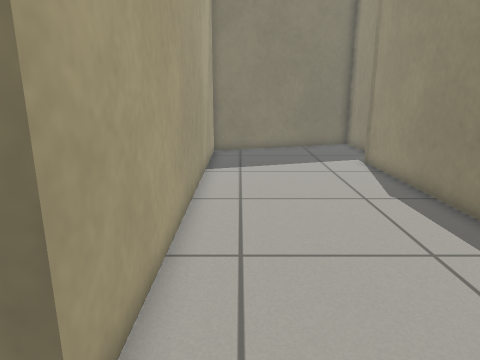
View 1 (above)

16 first-person views from a walk through a Gazebo world. The camera is 0.81 m above the floor, tilts 14° down and sees 70° across. The floor is counted in squares, 0.25 m on a side. Each view is taken from the middle of a square. On the plan, view 1 faces up. The plan holds only what a view shows up to about 20 squares ahead; the rest is blank.

View 2
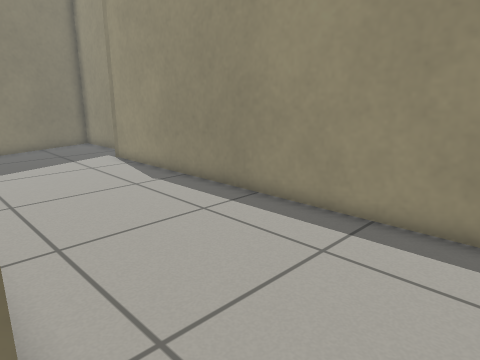

View 3
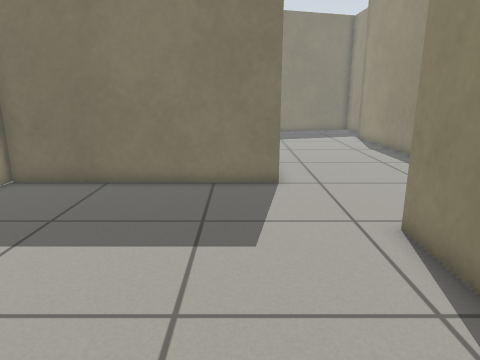

View 4
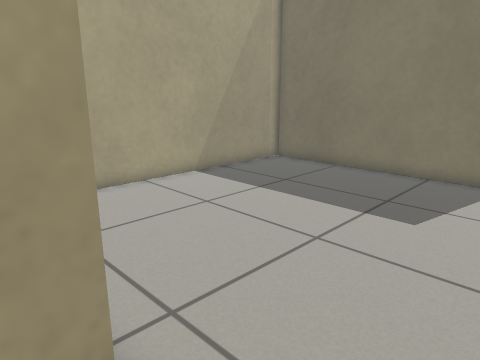

View 5
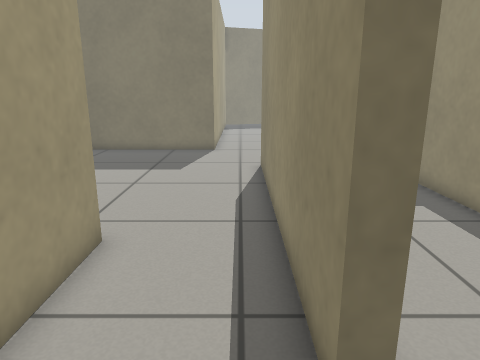

View 6
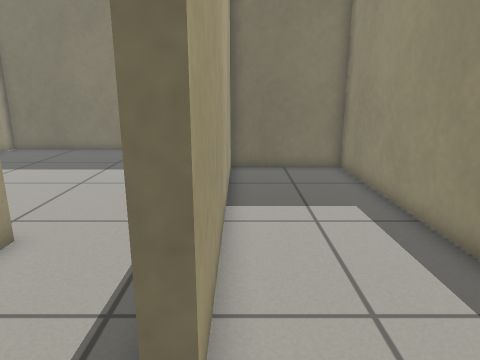

View 7
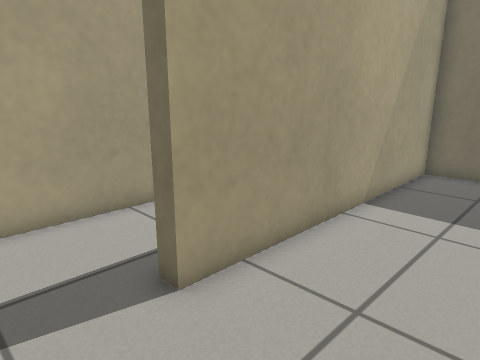

View 8
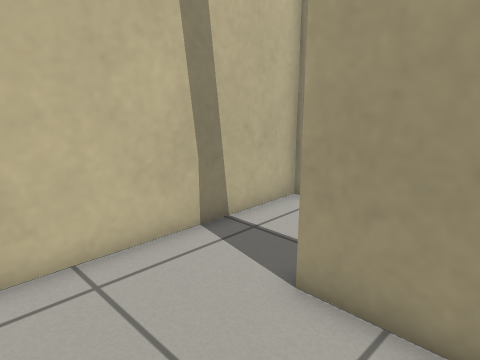

View 9
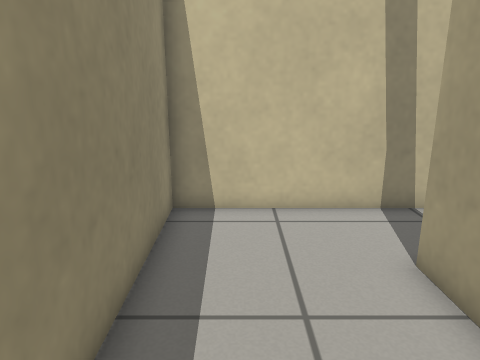

View 10
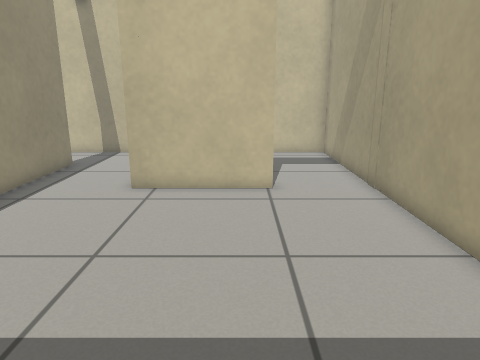

View 11
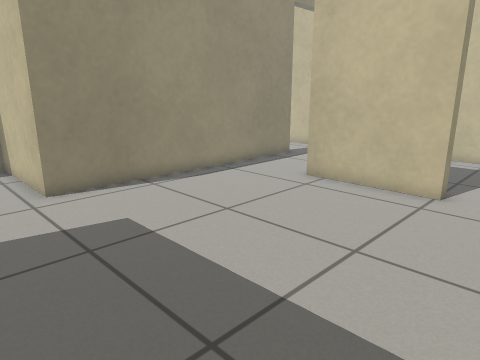

View 12
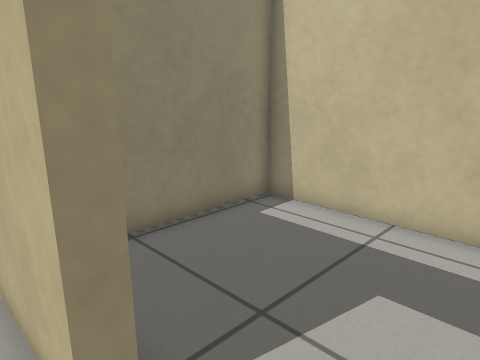

View 13
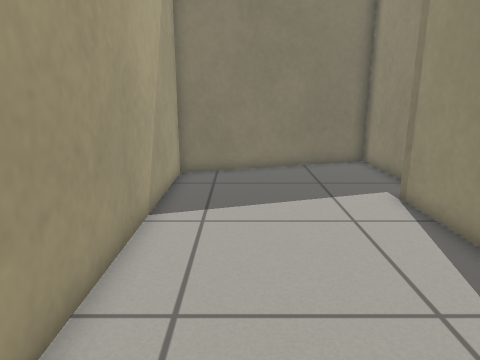

View 14
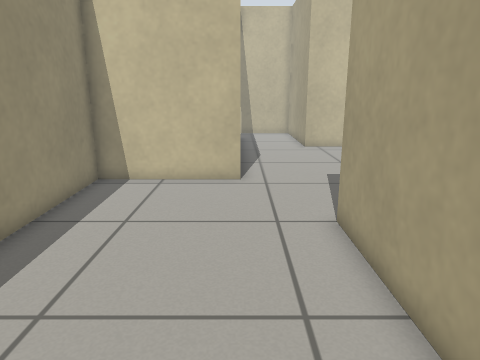

View 15
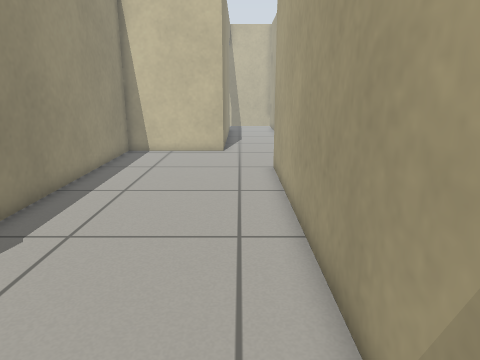

View 16
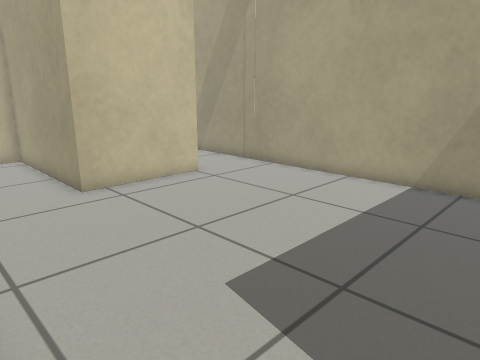

### Floor plan
Points are (right, up) in squares from view 1. A wall is a line through its corners. A room is listed if a view was taken in it or the views show most of it. See-through windows are left out.
Room 1 (views 1, 2, 3, 4, 5, 10, 11, 12)
walls: (-8.2, -10.8) (-3.1, -10.8) (-3.1, -18.6) (1.1, -18.6); (-1.5, 2.5) (-11.6, 2.5); (-11.8, 2.9) (-11.8, -11.1); (1, -15.1) (1, -2.1)
ways out: open door at (1, -16.5) to room 2; opening at (-0.5, 0.5) to room 3; open door at (-10, -11) to room 4
Room 2 (views 6, 7, 8, 9)
walls: (1.1, -18.6) (7, -18.6) (6.6, -2.7) (1.6, -2.7) (1.6, -15.1) (1, -15.1)
ways out: open door at (1, -16.5) to room 1
Room 3 (views 13, 14, 15, 16)
walls: (7.3, 18.9) (7.2, 22.9) (-1.5, 20.2) (-1.5, 2.5); (1, -2.1) (6.6, -2.1) (6.1, 16.2)
ways out: opening at (-0.5, 0.5) to room 1
Room 4 (no view inside)
walls: (-11.8, -11.1) (-11.8, -18.6) (-3.7, -18.6) (-3.7, -13.4)
ways out: open door at (-10, -11) to room 1

Positions as (right, up) in squares from view 1, and headings:
1: (0, 0), facing up
2: (-2, -1), facing up-right
3: (-3, -10), facing up
4: (0, -12), facing up-left
5: (0, -18), facing up
6: (2, -18), facing up
7: (6, -18), facing up-left
8: (6, -12), facing down-left
9: (5, -9), facing down
10: (-7, 1), facing down
11: (-11, 1), facing down-right
12: (-11, -10), facing down-right
13: (1, 6), facing up
14: (1, 11), facing down
15: (0, 18), facing down
16: (1, 1), facing down-left
